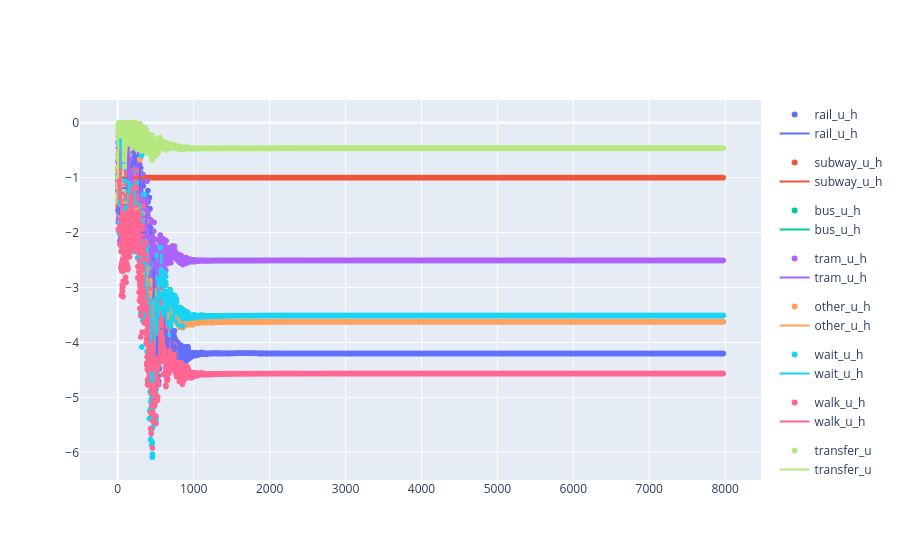

The notebook cell saved with this chart:
### Code cell
figure_scatter = px.scatter(df_values, x = "evaluation", y = "value", color = "variable")
figure_best = px.line(df_best, x = "evaluation", y = "value", color = "variable")
go.Figure(data = figure_scatter.data + figure_best.data)

### Figure 1 — Plotly figure (JSON) as saved in the notebook; plotly's stock layout.template omitted (floating-point values rounded to 4 significant figures; data arrays with more than 128 entries replaced by an {"elided": "..."} marker saying what was removed)
{"data": [{"hovertemplate": "variable=rail_u_h<br>evaluation=%{x}<br>value=%{y}<extra></extra>", "legendgroup": "rail_u_h", "marker": {"color": "#636efa", "symbol": "circle"}, "mode": "markers", "name": "rail_u_h", "showlegend": true, "type": "scattergl", "x": {"elided": "7975 int values"}, "xaxis": "x", "y": {"elided": "7975 float values"}, "yaxis": "y"}, {"hovertemplate": "variable=subway_u_h<br>evaluation=%{x}<br>value=%{y}<extra></extra>", "legendgroup": "subway_u_h", "marker": {"color": "#EF553B", "symbol": "circle"}, "mode": "markers", "name": "subway_u_h", "showlegend": true, "type": "scattergl", "x": {"elided": "7975 int values"}, "xaxis": "x", "y": {"elided": "7975 int values"}, "yaxis": "y"}, {"hovertemplate": "variable=bus_u_h<br>evaluation=%{x}<br>value=%{y}<extra></extra>", "legendgroup": "bus_u_h", "marker": {"color": "#00cc96", "symbol": "circle"}, "mode": "markers", "name": "bus_u_h", "showlegend": true, "type": "scattergl", "x": {"elided": "7975 int values"}, "xaxis": "x", "y": {"elided": "7975 float values"}, "yaxis": "y"}, {"hovertemplate": "variable=tram_u_h<br>evaluation=%{x}<br>value=%{y}<extra></extra>", "legendgroup": "tram_u_h", "marker": {"color": "#ab63fa", "symbol": "circle"}, "mode": "markers", "name": "tram_u_h", "showlegend": true, "type": "scattergl", "x": {"elided": "7975 int values"}, "xaxis": "x", "y": {"elided": "7975 float values"}, "yaxis": "y"}, {"hovertemplate": "variable=other_u_h<br>evaluation=%{x}<br>value=%{y}<extra></extra>", "legendgroup": "other_u_h", "marker": {"color": "#FFA15A", "symbol": "circle"}, "mode": "markers", "name": "other_u_h", "showlegend": true, "type": "scattergl", "x": {"elided": "7975 int values"}, "xaxis": "x", "y": {"elided": "7975 float values"}, "yaxis": "y"}, {"hovertemplate": "variable=wait_u_h<br>evaluation=%{x}<br>value=%{y}<extra></extra>", "legendgroup": "wait_u_h", "marker": {"color": "#19d3f3", "symbol": "circle"}, "mode": "markers", "name": "wait_u_h", "showlegend": true, "type": "scattergl", "x": {"elided": "7975 int values"}, "xaxis": "x", "y": {"elided": "7975 float values"}, "yaxis": "y"}, {"hovertemplate": "variable=walk_u_h<br>evaluation=%{x}<br>value=%{y}<extra></extra>", "legendgroup": "walk_u_h", "marker": {"color": "#FF6692", "symbol": "circle"}, "mode": "markers", "name": "walk_u_h", "showlegend": true, "type": "scattergl", "x": {"elided": "7975 int values"}, "xaxis": "x", "y": {"elided": "7975 float values"}, "yaxis": "y"}, {"hovertemplate": "variable=transfer_u<br>evaluation=%{x}<br>value=%{y}<extra></extra>", "legendgroup": "transfer_u", "marker": {"color": "#B6E880", "symbol": "circle"}, "mode": "markers", "name": "transfer_u", "showlegend": true, "type": "scattergl", "x": {"elided": "7975 int values"}, "xaxis": "x", "y": {"elided": "7975 float values"}, "yaxis": "y"}, {"hovertemplate": "variable=rail_u_h<br>evaluation=%{x}<br>value=%{y}<extra></extra>", "legendgroup": "rail_u_h", "line": {"color": "#636efa", "dash": "solid"}, "marker": {"symbol": "circle"}, "mode": "lines", "name": "rail_u_h", "showlegend": true, "type": "scattergl", "x": {"elided": "7975 int values"}, "xaxis": "x", "y": {"elided": "7975 float values"}, "yaxis": "y"}, {"hovertemplate": "variable=subway_u_h<br>evaluation=%{x}<br>value=%{y}<extra></extra>", "legendgroup": "subway_u_h", "line": {"color": "#EF553B", "dash": "solid"}, "marker": {"symbol": "circle"}, "mode": "lines", "name": "subway_u_h", "showlegend": true, "type": "scattergl", "x": {"elided": "7975 int values"}, "xaxis": "x", "y": {"elided": "7975 int values"}, "yaxis": "y"}, {"hovertemplate": "variable=bus_u_h<br>evaluation=%{x}<br>value=%{y}<extra></extra>", "legendgroup": "bus_u_h", "line": {"color": "#00cc96", "dash": "solid"}, "marker": {"symbol": "circle"}, "mode": "lines", "name": "bus_u_h", "showlegend": true, "type": "scattergl", "x": {"elided": "7975 int values"}, "xaxis": "x", "y": {"elided": "7975 float values"}, "yaxis": "y"}, {"hovertemplate": "variable=tram_u_h<br>evaluation=%{x}<br>value=%{y}<extra></extra>", "legendgroup": "tram_u_h", "line": {"color": "#ab63fa", "dash": "solid"}, "marker": {"symbol": "circle"}, "mode": "lines", "name": "tram_u_h", "showlegend": true, "type": "scattergl", "x": {"elided": "7975 int values"}, "xaxis": "x", "y": {"elided": "7975 float values"}, "yaxis": "y"}, {"hovertemplate": "variable=other_u_h<br>evaluation=%{x}<br>value=%{y}<extra></extra>", "legendgroup": "other_u_h", "line": {"color": "#FFA15A", "dash": "solid"}, "marker": {"symbol": "circle"}, "mode": "lines", "name": "other_u_h", "showlegend": true, "type": "scattergl", "x": {"elided": "7975 int values"}, "xaxis": "x", "y": {"elided": "7975 float values"}, "yaxis": "y"}, {"hovertemplate": "variable=wait_u_h<br>evaluation=%{x}<br>value=%{y}<extra></extra>", "legendgroup": "wait_u_h", "line": {"color": "#19d3f3", "dash": "solid"}, "marker": {"symbol": "circle"}, "mode": "lines", "name": "wait_u_h", "showlegend": true, "type": "scattergl", "x": {"elided": "7975 int values"}, "xaxis": "x", "y": {"elided": "7975 float values"}, "yaxis": "y"}, {"hovertemplate": "variable=walk_u_h<br>evaluation=%{x}<br>value=%{y}<extra></extra>", "legendgroup": "walk_u_h", "line": {"color": "#FF6692", "dash": "solid"}, "marker": {"symbol": "circle"}, "mode": "lines", "name": "walk_u_h", "showlegend": true, "type": "scattergl", "x": {"elided": "7975 int values"}, "xaxis": "x", "y": {"elided": "7975 float values"}, "yaxis": "y"}, {"hovertemplate": "variable=transfer_u<br>evaluation=%{x}<br>value=%{y}<extra></extra>", "legendgroup": "transfer_u", "line": {"color": "#B6E880", "dash": "solid"}, "marker": {"symbol": "circle"}, "mode": "lines", "name": "transfer_u", "showlegend": true, "type": "scattergl", "x": {"elided": "7975 int values"}, "xaxis": "x", "y": {"elided": "7975 float values"}, "yaxis": "y"}], "layout": {}}
